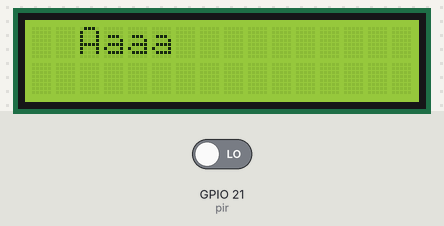
Bench run of a sketch on a simulated ESP32. Shown: 16×2 character LCD. Inputs (shaded band) come from the test bench; at power-on: GPIO 21 (pir) LOW.

Above: at 1.2 s.
1.3 s: GPIO 21 (pir) driven HIGH
At 6.5 s:
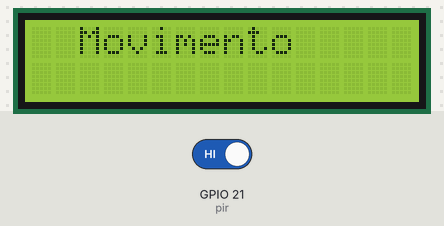
7.3 s: GPIO 21 (pir) driven LOW
At 10.4 s:
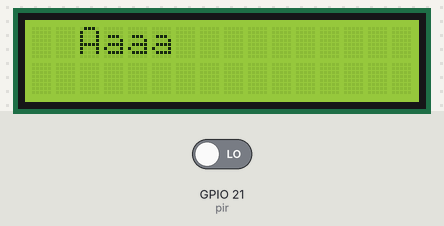
Timing chart, 0 to 11.9 s (numbered marks = the images above; inputs shaded):
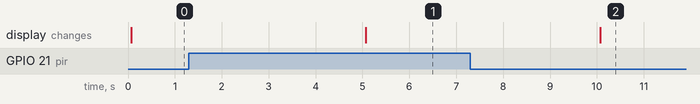

Measured:
- after the input at 1.3 s, the display: changes after 3.8 s (image 1)
- after the input at 7.3 s, the display: changes after 2.8 s (image 2)

The sketch:

lcd_pot_esp32.ino
```cpp
#include <LiquidCrystal.h>
                 //2  4  19  21 22 23
LiquidCrystal lcd (19,23,18,17,16,15);

int pir = 21;
void setup() {
  // put your setup code here, to run once:
  lcd.begin(16,2);
  lcd.clear();
  pinMode(pir, INPUT);
}

void loop() {
  // put your main code here, to run repeatedly:
  lcd.clear();

  if(digitalRead(pir) == HIGH){
     lcd.setCursor(2,0);
     lcd.print("Movimento");
  }
  else
  {
  lcd.setCursor(2,0);
  lcd.print("Aaaa");
  }
  delay(5000);
}
```
